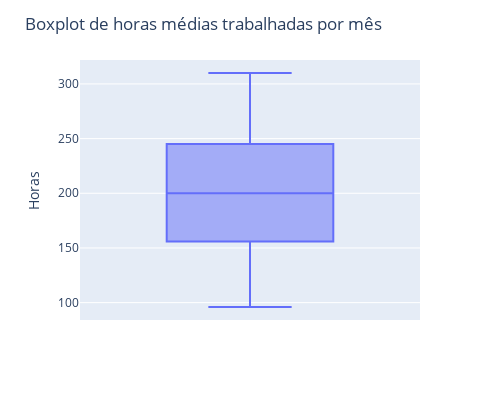

The notebook cell this image was saved under:
### Code cell
fig = px.box(y=df['horas_medias_por_mes'])

fig.update_layout(
        title=f'<span>Boxplot de horas médias trabalhadas por mês</span>', 
        autosize=False,
        width=500,
        height=400,
        xaxis=dict(title=f'<span></span>'),
        yaxis=dict(title=f'<span>Horas</span>')
    )

fig.show()

### Figure 1 — Plotly figure (JSON) as saved in the notebook; plotly's stock layout.template omitted (floating-point values rounded to 4 significant figures; data arrays with more than 128 entries replaced by an {"elided": "..."} marker saying what was removed)
{"data": [{"alignmentgroup": "True", "hovertemplate": "y=%{y}<extra></extra>", "legendgroup": "", "marker": {"color": "#636efa"}, "name": "", "notched": false, "offsetgroup": "", "orientation": "v", "showlegend": false, "type": "box", "x0": " ", "xaxis": "x", "y": {"elided": "14999 int values"}, "y0": " ", "yaxis": "y"}], "layout": {"autosize": false, "boxmode": "group", "height": 400, "legend": {"tracegroupgap": 0}, "margin": {"t": 60}, "title": {"text": "<span>Boxplot de horas médias trabalhadas por mês</span>"}, "width": 500, "xaxis": {"anchor": "y", "domain": [0, 1], "title": {"text": "<span></span>"}}, "yaxis": {"anchor": "x", "domain": [0, 1], "title": {"text": "<span>Horas</span>"}}}}
